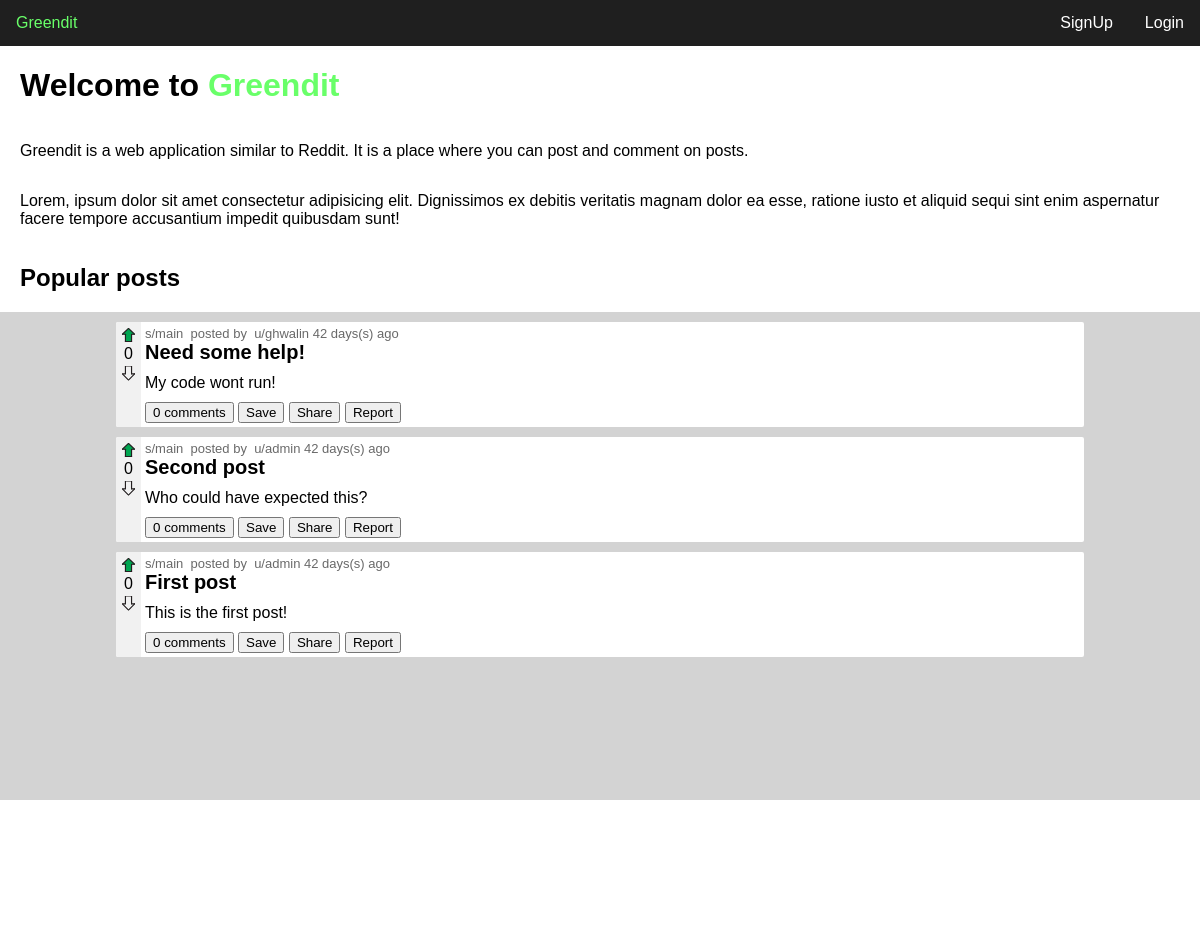
The page / on the database its author committed.
### tables this page shows
create table if not exists posts (
    post_id int not null auto_increment,
    title varchar(45) not null,
    content text not null,
    user_id int not null,
    community_id int not null,
    created_at datetime not null default current_timestamp,
    primary key (post_id),
    index fk_posts_users (user_id asc) visible,
    index fk_community1_idx (community_id asc) visible,
    constraint fk_posts_users foreign key (user_id) references users (user_id),
    constraint fk_community1 foreign key (community_id) references communities (community_id) on delete cascade
);

create table if not exists users (
    user_id int not null auto_increment,
    email varchar(45) null default null,
    username varchar(45) not null,
    password varchar(256) not null,
    created_at datetime not null default current_timestamp,
    primary key (user_id)
);

### index.php (the view)
<?php require('templates/header.php'); ?>
<main>
<h1>Welcome to <span class="green">Greendit</span></h1>
    <p>
        Greendit is a web application similar to Reddit.
        It is a place where you can post and comment on posts.
    </p>
    <p>Lorem, ipsum dolor sit amet consectetur adipisicing elit. Dignissimos ex debitis veritatis magnam dolor ea esse,
        ratione iusto et aliquid sequi sint enim aspernatur facere tempore accusantium impedit quibusdam sunt!</p>
    <h2>Popular posts</h2>
    <div id="feed">
        <?php
            require 'config/db_connect.php';
            $sql = "SELECT * FROM posts ORDER BY post_id DESC";
            $result = $conn->query($sql);
            $posts = $result->fetch_all(MYSQLI_ASSOC);
            foreach ($posts as $post) {
                $sql = "SELECT * FROM users WHERE user_id = " . $post['user_id'];
                $result = $conn->query($sql);
                $user = $result->fetch_assoc();
                $sql = "SELECT * FROM comments WHERE post_id = " . $post['post_id'];
                $result = $conn->query($sql);
                $comments = $result->fetch_all(MYSQLI_ASSOC);
                $date = $post['created_at'];
                $datediff = time() - strtotime($date);
                $date = round($datediff / (60 * 60 * 24));
                echo '
                    <div class="post">
                            <div class="left">
                                <div class="arrow-wrapper">
                                    <button class="upvote"><img src="resources/upvote_full.svg"></button>
                                    <span class="like-count">0</span>
                                    <button class="downvote"><img src="resources/upvote.svg"></button>
                                </div>
                            </div>
                            <div class="right">
                                <div class="head">
                                    <a href="subs/main">s/main</a>&nbsp;
                                    posted by&nbsp;
                                    <a href="user/'.$user['username'].'">
                                    u/'. $user['username'] . '
                                    </a>'. $date . ' days(s) ago
                                </div>
                                <h2>' . $post['title'] . '</h2>
                                <p>' . $post['content'] . '</p>
                                <div class="footer">
                                    <button>' . count($comments) . ' comments</button>
                                    <button>Save</button>
                                    <button>Share</button>
                                    <button>Report</button>
                                </div>
                        </div>
                    </div>
                ';
            }
        ?>
    </div>
</main>
<?php require('templates/footer.php'); ?>

### templates/header.php (shortened to what this page needs)
<!DOCTYPE html>
<html>
<head>
    <link rel="stylesheet" href="scripts/css/nav.css">
    <link rel="stylesheet" href="scripts/css/feed.css">
    <link rel="stylesheet" href="scripts/css/main.css">
    <link rel="stylesheet" href="scripts/css/form.css">
    <link rel="stylesheet" href="scripts/css/footer.css">
</head>
<body>
    <header>
        <?php require 'nav.php'; ?>
    </header>

### templates/nav.php (shortened to what this page needs)
<nav>
    <a href="index.php" class="green">Greendit</a>
    <?php
        if (isset($_SESSION['username'],$_SESSION['user_id'])) {
            $username = $_SESSION['username'];
            echo '<a href="user/'.$username.'">u/'. $username . '</a>';
            echo '<a href="logout.php">Logout</a>';
        } else {
            echo '<a href="login.php">Login</a>';
            echo '<a href="register.php">SignUp</a>';
        }
    ?>
</nav>

### templates/footer.php
<footer>
    <p>Daniel Bengl &copy; 2022</p>
</footer>
</body>
</html>

### scripts/css/nav.css (style rules this page uses)
:root { font-family: 'Lucida Sans', 'Lucida Sans Regular', 'Lucida Grande', 'Lucida Sans Unicode', Geneva, Verdana, sans-serif; }
body, html { margin: 0; font-family: Arial, Helvetica, sans-serif; overflow-x: hidden; }
nav { overflow: hidden; background-color: rgb(31, 31, 31); }
nav a { float: right; color: #ffffff; text-align: center; padding: 14px 16px; text-decoration: none; font-size: 1em; }
nav a:first-child { float: left; }

### scripts/css/feed.css (style rules this page uses)
main { padding: 0 20px 0 20px; min-height: 100%; display: flex; flex-direction: column; }
#feed { padding: 0 0 0 0; background-color: lightgray; margin: 0 -20px 0 -20px; padding: 10px 10% 10px 10%; flex-grow: 1; }
.post { background-color: white; border-radius: 2px; margin-bottom: 10px; display: flex; }
.post h2 { margin-bottom: 0; margin-top: 0; font-size: 20px; }
.post .right p { margin-top: 10px; margin-bottom: 10px; }
.like-count { text-align: center; }
.post .left { float: left; background-color: #f1f1f1; border-top-left-radius: 2px; border-bottom-left-radius: 2px; padding: 6px; }
.right { padding: 4px; padding-right: 10px; }
.post .head { color: #696969; font-size: 13px; }
.post .head a { color: #696969; text-decoration: none; }
.arrow-wrapper { display: flex; flex-direction: column; }
.arrow-wrapper button { border: 0; background: none; font-weight: bold; padding: 0; width: 13px; }
.arrow-wrapper .downvote { transform: rotate(180deg); }

### scripts/css/main.css (style rules this page uses)
.green { color: rgb(105, 255, 105); }

### scripts/css/form.css (style rules this page uses)
body, html { height: 100%; }

### scripts/css/footer.css (style rules this page uses)
footer { width: 100%; background-color: rgb(31, 31, 31); color: white; padding: 10px; text-align: center; }

### rows shown on the page
posts: user.username "ghwalin", created_at "42", title "Need some help!", content "My code wont run!", count($comments) "0"
posts: user.username "admin", created_at "42", title "Second post", content "Who could have expected this?", count($comments) "0"
posts: user.username "admin", created_at "42", title "First post", content "This is the first post!", count($comments) "0"
